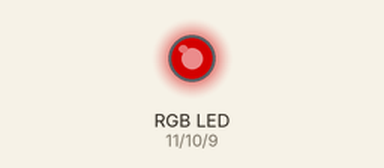
This sketch was run on a simulated Arduino Uno, built with avr-gcc and run on an emulated ATmega328P. Shown: an RGB LED mixed from three pins (HIGH = lit). Dim RGB values are drawn brighter than linear.

Above: at 0.05 s.
At 0.4 s:
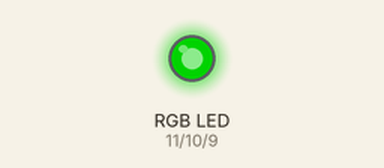
At 0.75 s:
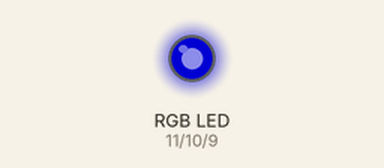
At 0.9 s:
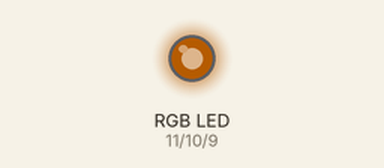
At 1.1 s:
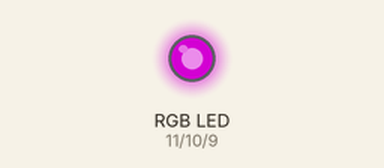
At 1.5 s:
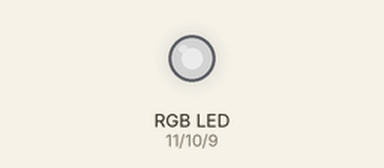
Timing chart, 0 to 3.5 s (numbered marks = the images above):
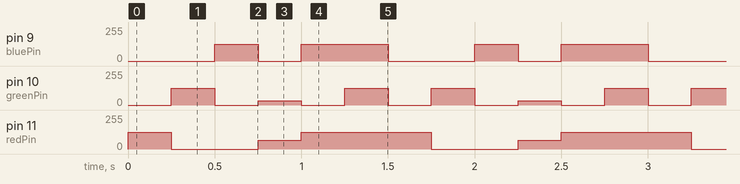

Measured:
- by itself, pin 9 (bluePin): repeats every 1.5 s: 0/255 0.25 s, 125/255 0.50 s, 0/255 0.50 s, 125/255 0.25 s
- by itself, pin 10 (greenPin): repeats every 1.5 s: 0/255 0.25 s, 32/255 0.25 s, 2 × (0/255 0.25 s, 125/255 0.25 s)
- by itself, pin 11 (redPin): repeats every 1.5 s: 0/255 0.50 s, 64/255 0.25 s, 125/255 0.75 s

The sketch:

day_8.ino
```cpp
int redPin = 11;
int greenPin = 10;
int bluePin = 9;
int msDelay = 250;

void setup() {
  // set our pins to drive output to the LEDs (runs once)
  pinMode(redPin, OUTPUT);
  pinMode(greenPin, OUTPUT);
  pinMode(bluePin, OUTPUT);
}

void RGB_color(int red_value, int green_value, int blue_value) {
  // custom function to set three PWM color channels to any given mixture
  analogWrite(redPin, red_value);
  analogWrite(greenPin, green_value);
  analogWrite(bluePin, blue_value);
}

void loop() {
  // Cycle through several different color settings
  RGB_color(125, 0, 0); // Red
  delay(msDelay);
  RGB_color(0, 125, 0); // Green
  delay(msDelay);
  RGB_color(0, 0, 125); // Blue
  delay(msDelay);
  RGB_color(64, 32, 0); // yellow
  delay(msDelay);
  RGB_color(125, 0, 125); // purple
  delay(msDelay);
  RGB_color(125, 125, 125); // white
  delay(msDelay);
}
```
